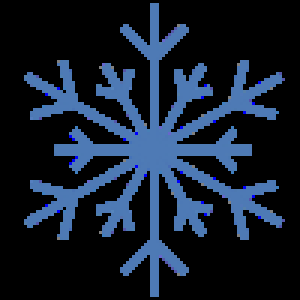
#> input picture interface_python/winter.png, 100 x 100 px (shown 3 times larger)
$ python -i main.py   (imports and definitions only)
#> lines starting #> are read from the running program, lines starting #| are printed output that depends on the picture
from tkinter import messagebox

import serial
from tkinter import *
import tkinter as tb
import PIL
from PIL import Image, ImageTk
import threading

# [22 lines left out: function rounded_rectangle, not called in this run]

# Configurar la ventana principal
# [3 lines not run here, left out]

# [1 line that did not run here, left out]
# [4 lines not run here, left out]
# [1 line that did not run here, left out]

# [3 lines not run here, left out]


#Convertir la imagen a un formato compatible con Tkinter
# [1 line that did not run here, left out]
# [1 line that did not run here, left out]
# [1 line that did not run here, left out]
# [1 line that did not run here, left out]


# Mostrar la imagen en el canvas

#CUADROS BLANCOS-----------------------------------------------------
# [1 line that did not run here, left out]
# [1 line that did not run here, left out]
# [1 line that did not run here, left out]

# [3 lines not run here, left out]

#----------------------------------------


#CUADROS AZULES------------------------------
# [1 line that did not run here, left out]

# [1 line that did not run here, left out]

# [1 line that did not run here, left out]

# [3 lines not run here, left out]
#-----------------------------------

#TITULO CUADRO BLANCO---------------------
lable_temperatura_titulo_1 = Label(text="",background="#8487cc", foreground="black",font=("Consolas", 20, "bold"))
# [1 line not run here, left out]

lable_temperatura_titulo_2 = Label(text="",background="#8487cc", foreground="black",font=("Consolas", 20, "bold"))
# [1 line not run here, left out]

lable_temperatura_titulo_3 = Label(text="",background="#8487cc", foreground="black",font=("Consolas", 20, "bold"))
# [1 line not run here, left out]


label_estacion = Label(text="",background="#8487cc", foreground="white",font=("Consolas", 20, "bold"))
# [1 line not run here, left out]

#--------------------------

# IMAGENES ------------------------------------
# [1 line that did not run here, left out]
# [1 line not run here, left out]

# [1 line that did not run here, left out]
# [1 line not run here, left out]

# [1 line that did not run here, left out]
# [1 line not run here, left out]

# [1 line that did not run here, left out]
# [1 line not run here, left out]

# [1 line that did not run here, left out]
# [1 line not run here, left out]

# [1 line that did not run here, left out]
# [1 line not run here, left out]


#--------------------------

# Crear las etiquetas en la interfaz


label_s1=tb.Label(text=" ",background="#8487cc", foreground="white",font=("consolas", 18, "bold"))
# [1 line not run here, left out]

label_s2=tb.Label(text="SISTEMA OFF",background="#8487cc", foreground="white",font=("consolas", 18, "bold"))
# [1 line not run here, left out]

label_s3=tb.Label(text="",background="#8487cc", foreground="white",font=("consolas", 18, "bold"))
# [1 line not run here, left out]

#-----------------------------------------
#VALOR DE LA TEMPERATURA
label_s1_temp = tb.Label(text="", background="#8487cc", foreground="white", font=("Consolas", 28, "bold")) # Etiqueta para mostrar la temperatura
# [1 line not run here, left out]

label_s2_temp = tb.Label(text="", background="#8487cc", foreground="white", font=("Consolas", 28, "bold")) # Etiqueta para mostrar la temperatura
# [1 line not run here, left out]

label_s3_temp = tb.Label(text="", background="#8487cc", foreground="white", font=("Consolas", 28, "bold")) # Etiqueta para mostrar la temperatura
# [1 line not run here, left out]

#-----------------------------------------


# Intentar abrir el puerto serial
try:
    # Configura el puerto serial (cambia COM6 por el puerto que estés usando)
    ser = serial.Serial('COM6', 9600, timeout=1)
except serial.SerialException:
    # Mostrar un cuadro de diálogo de error si no se puede abrir el puerto
    messagebox.showerror("Error de conexión", "No se pudo conectar al puerto COM6. Asegúrate de que el dispositivo esté conectado.")
    root.destroy()  # Cerrar la ventana principal si no hay conexión
    exit()  # Finalizar el programa


# Función que leerá el puerto serial en un hilo separado
# [8 lines left out: function read_from_port, not called in this run]


# Función para procesar la cadena recibida (en otro hilo)
def process_data(data):
    # Aquí se puede hacer cualquier procesamiento con la cadena
    print(f"Procesando datos: {data}, longitud {len(data)}")

    if(data.count(',')==0):
        processed_data = data
    if(data.count(',')==2):
        datos = data.split(',')
        datos[1]=int(datos[1])
        datos[2] = int(datos[2])
        processed_data = f"{datos[0]},{datos[1]}°C,{datos[2]}"
    if(data.count(',')==3):
        datos = data.split(',')
        datos[1] = int(datos[1])
        datos[2] = int(datos[2])
        datos[3] = int(datos[3])
        processed_data = f"{datos[0]},{datos[1]}°C,{datos[2]}°C ,{datos[3]}"

    if(data.count(',')==4):
        datos = data.split(',')
        datos[1] = int(datos[1])
        datos[2] = int(datos[2])
        datos[3] = int(datos[3])
        datos[4] = int(datos[4])

        processed_data = f"{datos[0]},{datos[1]}°C,{datos[2]}°C,{datos[3]}°C,{datos[4]} "


    # Simulación de procesamiento de datos
    #processed_data = f"Datos procesados: {data}"

    # Llamar a la función de actualización del label si es necesario
    root.after(0, update_label, processed_data)


# [233 lines left out: functions ocultar_iconos_ml, ocultar_iconos_ml_solo_1, update_label, not called in this run]


# Iniciar el hilo para leer desde el puerto serial
thread = threading.Thread(target=read_from_port)
thread.daemon = True  # El hilo se cierra cuando la aplicación termina
# [7 lines not run here, left out]

>>> import cv2
>>> picture = cv2.imread('winter.png', cv2.IMREAD_GRAYSCALE)
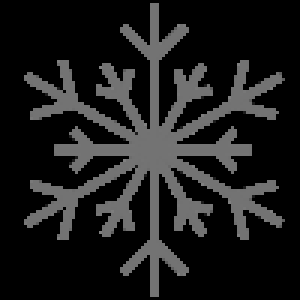
#> picture: shape (100, 100) (shown 3 times larger); min 0, max 127, mean 28.6
>>> result = process_data(picture)
#> (printed output is left out)
#> (the run stopped early here; a loop or call above may not have finished)
